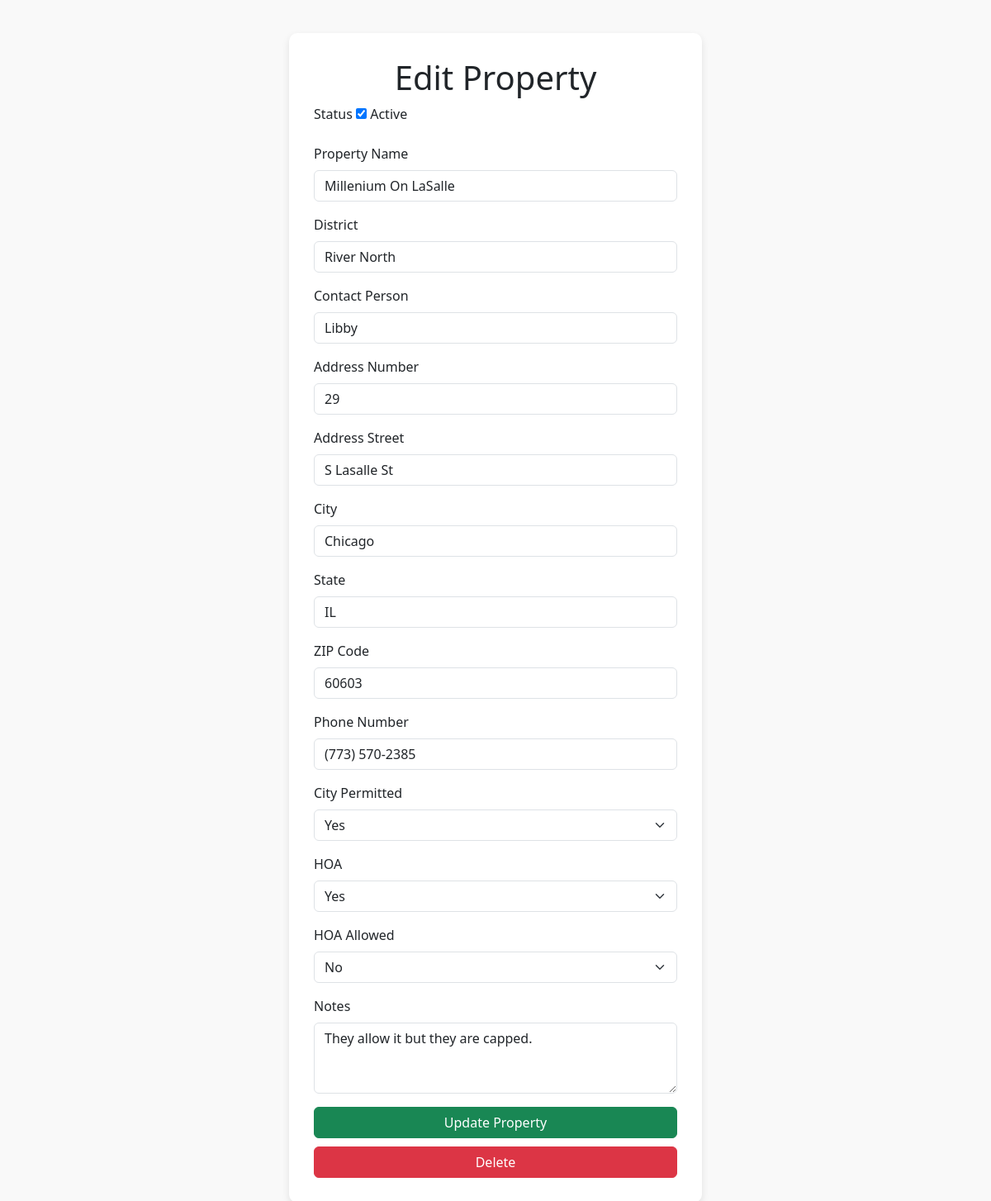
/edit.php?id=6 (signed in), run on the app's committed database.
### tables this page shows
CREATE TABLE `properties` (
  `RECORD_ID` int NOT NULL,
  `PROPERTY_NAME` varchar(255) NOT NULL,
  `CONTACT` varchar(255) DEFAULT NULL,
  `HOUSE_NUMBER` int DEFAULT NULL,
  `STREET_NAME` varchar(255) DEFAULT NULL,
  `CITY` varchar(255) DEFAULT NULL,
  `DISTRICT` varchar(50) DEFAULT NULL,
  `STATE` char(2) DEFAULT NULL,
  `ZIPCODE` int DEFAULT NULL,
  `PHONE_NUMBER` varchar(20) NOT NULL,
  `CITY_PERMITABLE` enum('yes','no') DEFAULT NULL,
  `ISHOA` enum('yes','no') DEFAULT NULL,
  `HOA_ALLOWED` enum('yes','no') DEFAULT NULL,
  `STATUS` enum('yes','no') DEFAULT NULL,
  `NOTES` text
);

### edit.php (the view, shortened to what this page needs)
<?php
require 'config.php';
$id = $_GET['id'] ?? null;
$property = $id ? $pdo->query("SELECT * FROM properties WHERE RECORD_ID = $id")->fetch(PDO::FETCH_ASSOC) : null;
?>
<!DOCTYPE html>
<html lang="en">
<head>
    <link href="https://cdn.jsdelivr.net/npm/bootstrap@5.3.0-alpha3/dist/css/bootstrap.min.css" rel="stylesheet">
</head>
<body>
<div class="container">
    <div class="form-container">
        <h1 class="text-center"><?= $id ? 'Edit' : 'Add' ?> Property</h1>
        <form method="POST">
    <div class="mb-3">
        <label class="form-label">Status</label>
        <input type="checkbox" name="STATUS" <?= (isset($property['STATUS']) && $property['STATUS'] === 'yes') ? 'checked' : '' ?>> Active
    </div>
    <div class="mb-3">
        <label class="form-label">Property Name</label>
        <input type="text" class="form-control" name="PROPERTY_NAME" value="<?= htmlspecialchars($property['PROPERTY_NAME'] ?? '') ?>" required>
    </div>
    <div class="mb-3">
        <label class="form-label">District</label>
        <input type="text" class="form-control" name="DISTRICT" value="<?= htmlspecialchars($property['DISTRICT'] ?? '') ?>">
    </div>
    <div class="mb-3">
        <label class="form-label">Contact Person</label>
        <input type="text" class="form-control" name="CONTACT" value="<?= htmlspecialchars($property['CONTACT'] ?? '') ?>">
    </div>
    <div class="mb-3">
        <label class="form-label">Address Number</label>
        <input type="text" class="form-control" name="HOUSE_NUMBER" value="<?= htmlspecialchars($property['HOUSE_NUMBER'] ?? '') ?>" required>
    </div>
    <div class="mb-3">
        <label class="form-label">Address Street</label>
        <input type="text" class="form-control" id="STREET_NAME" name="STREET_NAME" value="<?= htmlspecialchars($property['STREET_NAME'] ?? '') ?>">
    </div>
    <div class="mb-3">
        <label class="form-label">City</label>
        <input type="text" class="form-control" id="CITY" name="CITY" value="<?= htmlspecialchars($property['CITY'] ?? '') ?>">
    </div>
    <div class="mb-3">
        <label class="form-label">State</label>
        <input type="text" class="form-control" id="STATE" name="STATE" value="<?= htmlspecialchars($property['STATE'] ?? '') ?>">
    </div>
    <div class="mb-3">
        <label class="form-label">ZIP Code</label>
        <input type="text" class="form-control" id="ZIPCODE" name="ZIPCODE" value="<?= htmlspecialchars($property['ZIPCODE'] ?? '') ?>">
    </div>
    <div class="mb-3">
        <label class="form-label">Phone Number</label>
        <input type="text" class="form-control" id="PHONE_NUMBER" name="PHONE_NUMBER" value="<?= htmlspecialchars($property['PHONE_NUMBER'] ?? '') ?>" onkeyup="formatPhoneNumber()">
    </div>
 <div class="mb-3">
    <label class="form-label">City Permitted</label>
    <select class="form-select" id="CITY_PERMITABLE" name="CITY_PERMITABLE">
        <option value="yes" <?= (isset($property['CITY_PERMITABLE']) && $property['CITY_PERMITABLE'] === 'yes') ? 'selected' : '' ?>>Yes</option>
    </select>
</div>
<div class="mb-3">
    <label class="form-label">HOA</label>
    <select class="form-select" id="ISHOA" name="ISHOA" onchange="toggleHOAField()">
        <option value="yes" <?= (isset($property['ISHOA']) && $property['ISHOA'] === 'yes') ? 'selected' : '' ?>>Yes</option>
    </select>
</div>
<div class="mb-3" id="hoa-allowed-field" style="display: none;">
    <label class="form-label">HOA Allowed</label>
    <select class="form-select" name="HOA_ALLOWED">
        <option value="no" <?= (isset($property['HOA_ALLOWED']) && $property['HOA_ALLOWED'] === 'no') ? 'selected' : '' ?>>No</option>
    </select>
</div>
    <div class="mb-3">
        <label class="form-label">Notes</label>
        <textarea class="form-control" name="NOTES" rows="3"><?= htmlspecialchars($property['NOTES'] ?? '') ?></textarea>
    </div>
    <button type="submit" class="btn btn-success w-100"><?= $id ? 'Update' : 'Add' ?> Property</button>
    <?php if ($id): ?>
        <a href="delete.php?id=<?= $property['RECORD_ID'] ?>" class="btn btn-danger w-100">Delete</a>
    <?php endif; ?>
</form>
    </div>
</div>
</body>
</html>

### edit.php (style rules this page uses)
body { background-color: #f9f9f9; }
.form-container { background-color: #ffffff; border-radius: 10px; box-shadow: 0 4px 10px rgba(0, 0, 0, 0.1); padding: 30px; max-width: 500px; margin: 40px auto; }
.btn-danger { margin-top: 10px; }

### data on the page
properties: STATUS "☑", PROPERTY_NAME "Millenium On LaSalle", DISTRICT "River North", CONTACT "Libby", HOUSE_NUMBER "29", STREET_NAME "S Lasalle St", CITY "Chicago", STATE "IL", ZIPCODE "60603", PHONE_NUMBER "(773) 570-2385", CITY_PERMITABLE "Yes", ISHOA "Yes", HOA_ALLOWED "No", NOTES "They allow it but they are capped."
